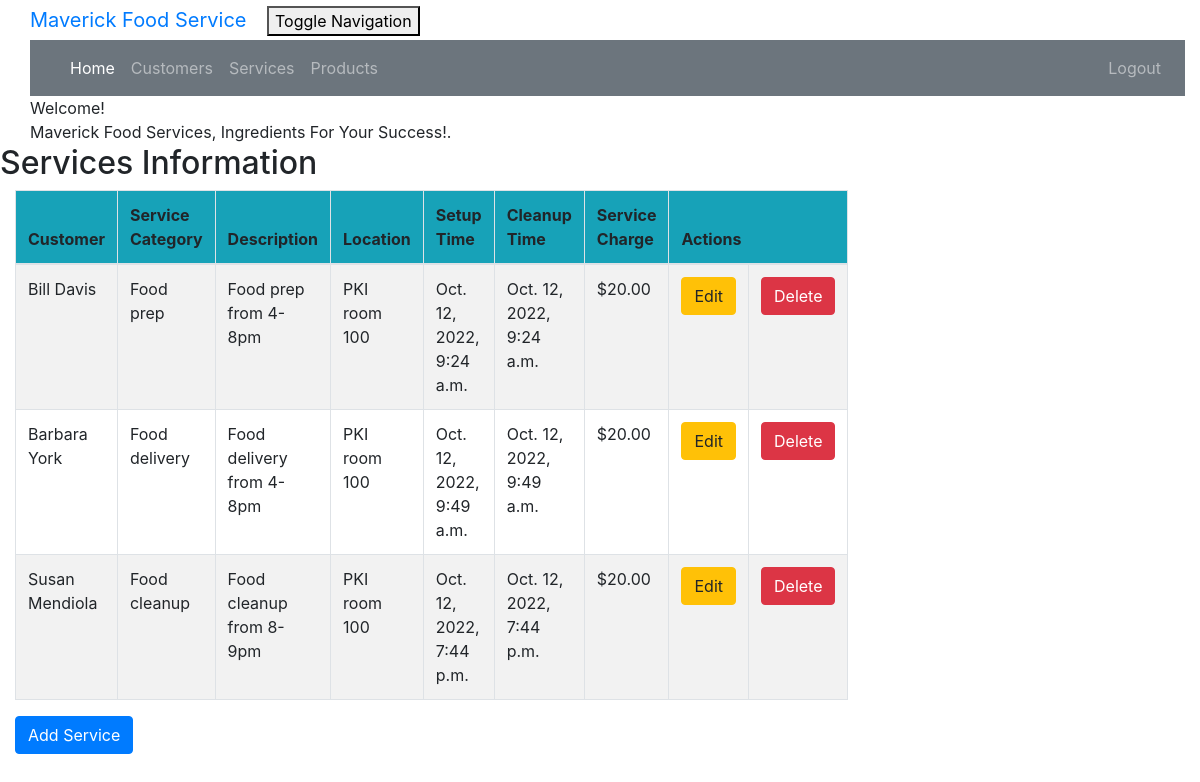
Screenshot of /service_list (signed in) with the database file from the repository.
### crm/models.py (models this page shows, shortened)
class Service(models.Model):
    cust_name = models.ForeignKey(Customer, on_delete=models.CASCADE, related_name='services')
    service_category = models.CharField(max_length=100)
    description = models.TextField()
    location = models.CharField(max_length=200)
    setup_time = models.DateTimeField(
        default=timezone.now)
    cleanup_time = models.DateTimeField(
        default=timezone.now)
    service_charge = models.DecimalField(max_digits=10, decimal_places=2)
    created_date = models.DateTimeField(
        default=timezone.now)
    updated_date = models.DateTimeField(auto_now_add=True)

class Customer(models.Model):
    cust_name = models.CharField(max_length=50)
    email = models.EmailField(max_length=100)
    phone = models.CharField(max_length=20)
    bldgroom = models.CharField(max_length=100)
    address = models.CharField(max_length=200)
    city = models.CharField(max_length=50)
    state = models.CharField(max_length=50)
    zipcode = models.CharField(max_length=10)
    organization = models.CharField(max_length=100)
    role = models.CharField(max_length=100)
    def __str__ (self):
        return self.cust_name

### crm/views.py (the view)
# urls.py: path('service_list', views.service_list, name='service_list'),
@login_required
def service_list(request):
    services = Service.objects.filter(created_date__lte=timezone.now())
    return render(request, 'crm/service_list.html', {'services': services})

### crm/templates/crm/service_list.html (shortened to what this page needs)
<!DOCTYPE html>
{% extends 'crm/base.html' %}
{% block content %}
    {% load humanize %}
    <head>
    </head>
    <body class="bodylist">
    <div class="container">
        <div class="panel panel-primary">
            <div class="panel-heading">Welcome!</div>
            <div class="panel-body">
                Maverick Food Services, Ingredients For Your Success!.
            </div>
        </div>
    </div>
    <div class="row">
        <h2>Services Information</h2>
    </div>
    <div>
        <table class="table table-striped table-bordered table-hover w-auto">
            <thead>
            <tr class="bg-info">
                <th>Customer</th>
                <th>Service Category</th>
                <th>Description</th>
                <th>Location</th>
                <th>Setup Time</th>
                <th>Cleanup Time</th>
                <th>Service Charge</th>
                <th colspan="3">Actions</th>
            </tr>
            </thead>
            <tbody>
            {% for service in services %}
                <tr>
                    <td>{{ service.cust_name }}</td>
                    <td>{{ service.service_category }}</td>
                    <td>{{ service.description }}</td>
                    <td>{{ service.location }}</td>
                    <td>{{ service.setup_time }}</td>
                    <td>{{ service.cleanup_time }}</td>
                    <td>${{ service.service_charge|floatformat:2|intcomma }}</td>
                    <td><a href="{% url 'crm:service_edit' pk=service.pk %}"
                           class="btn btn-warning">Edit</a>
                    </td>
                    <td><a href="{% url 'crm:service_delete' pk=service.pk %}"
                           onclick="return confirm('Are you sure you want to delete?')"
                           class="btn btn-danger">Delete</a>
                    </td>
                </tr>
            {% endfor %}
            </tbody>
        </table>
    </div>
    <div>
        <a href="{% url 'crm:service_new' %}"><span
                class="btn btn-primary">Add Service</span></a>
    </div>
    </body>
{% endblock %}

### crm/templates/crm/base.html (shortened to what this page needs)
<!DOCTYPE html>
{% load static %}
<html lang="en">
<link rel="stylesheet" href="https://cdn.jsdelivr.net/npm/bootstrap@4.6.1/dist/css/bootstrap.min.css">
<link rel="stylesheet" href="{% static "css/portfolio.css" %}">
<div class="container-fluid">
    <div class="navbar-header">
        <a class="navbar-brand" href="">
            Maverick Food Service
        </a>
        <button type="button" class="navbar-toggle" data-toggle="collapse"
                data-target="#myNavbar" aria-controls="myNavbar">
            Toggle Navigation
        </button>
    </div>
    <nav class="navbar navbar-expand-md bg-secondary navbar-dark" id="myNavbar">
        <ul class="navbar-nav mr-auto">
            <li class="nav-item active">
                <a class="nav-link" href="{% url 'crm:home' %}">Home</a>
            </li>
            <li class="nav-item">
                <a class="nav-link" href="{% url 'crm:customer_list' %}">Customers</a>
            </li>
            <li class="nav-item">
                <a class="nav-link" href="{% url 'crm:service_list' %}">Services</a>
            </li>
            <li class="nav-item">
                <a class="nav-link" href="{% url 'crm:product_list' %}">Products</a>
            </li>
        </ul>
        <ul class="nav navbar-nav ml-auto">
            {% if user.is_authenticated %}
                <li><a class="nav-link" href="{% url 'logout' %}">Logout</a>
                </li>
            {% else %}
                <li><a class="nav-link" href="{% url 'login' %}"><span class="glyphicon glyphicon-log-in"></span>Login</a>
                </li>
            {% endif %}
        </ul>
    </nav>
</div>
<body id="app-layout">
<div class="row">
    <div class="col-md-8">
        {% block content %}
        {% endblock %}
    </div>
</div>
</body>
</html>

### crm/static/css/portfolio.css (style rules this page uses)
body { padding-left: 15px; }

### rows the page displays
Service: cust_name "Bill Davis", service_category "Food prep", description "Food prep from 4-8pm", location "PKI room 100", setup_time "Oct. 12, 2022, 9:24 a.m.", cleanup_time "Oct. 12, 2022, 9:24 a.m.", service_charge "20.00"
Service: cust_name "Barbara York", service_category "Food delivery", description "Food delivery from 4-8pm", location "PKI room 100", setup_time "Oct. 12, 2022, 9:49 a.m.", cleanup_time "Oct. 12, 2022, 9:49 a.m.", service_charge "20.00"
Service: cust_name "Susan Mendiola", service_category "Food cleanup", description "Food cleanup from 8-9pm", location "PKI room 100", setup_time "Oct. 12, 2022, 7:44 p.m.", cleanup_time "Oct. 12, 2022, 7:44 p.m.", service_charge "20.00"
